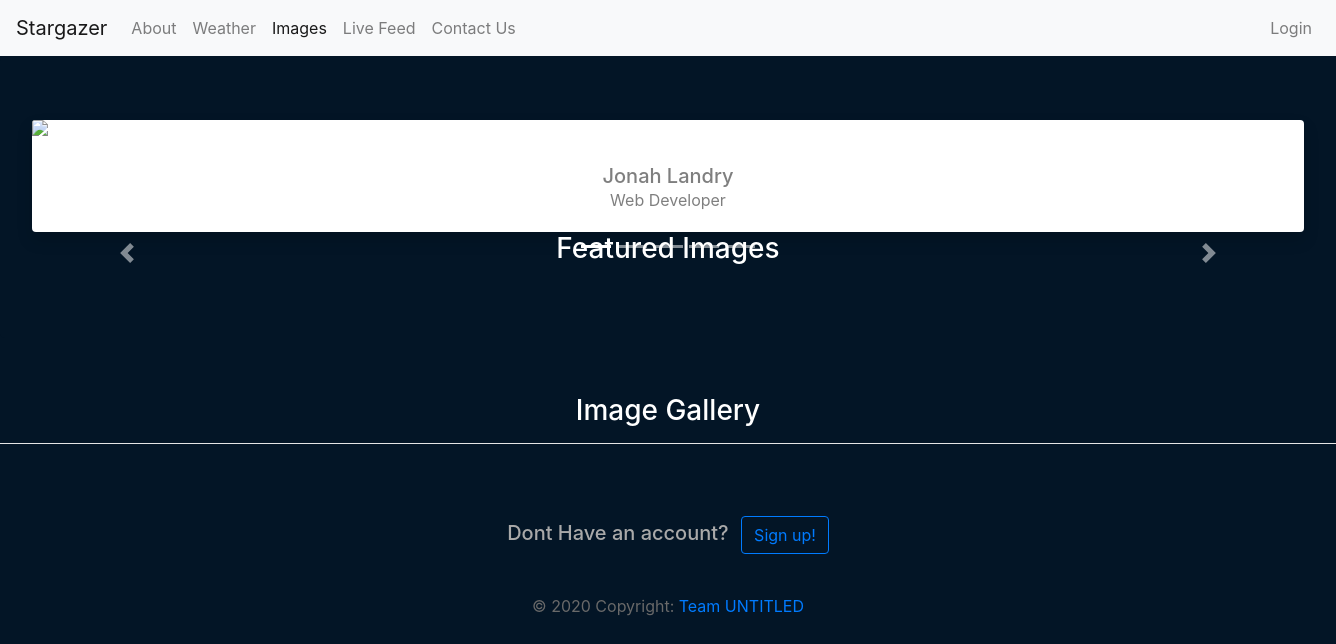
The app's page /images, older data.
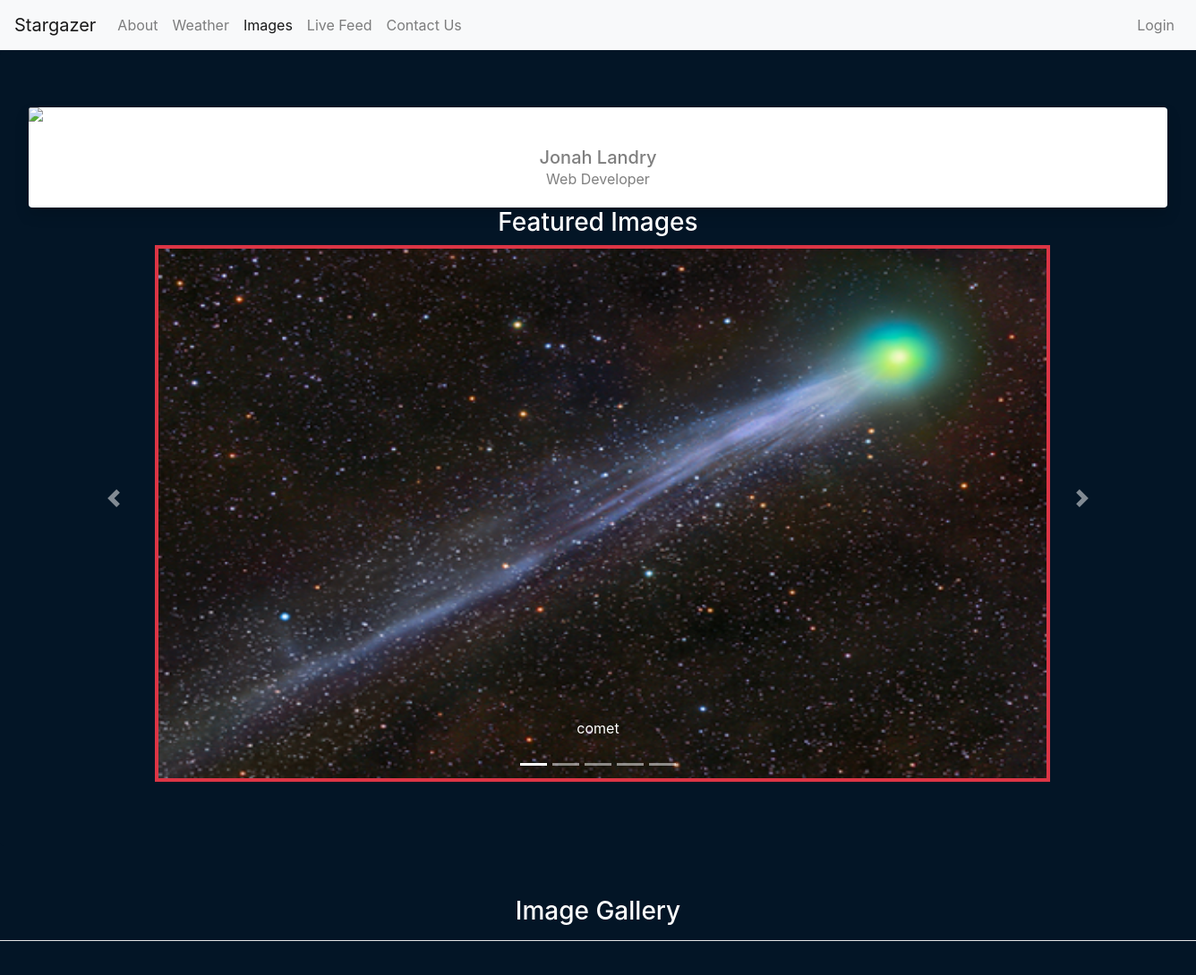
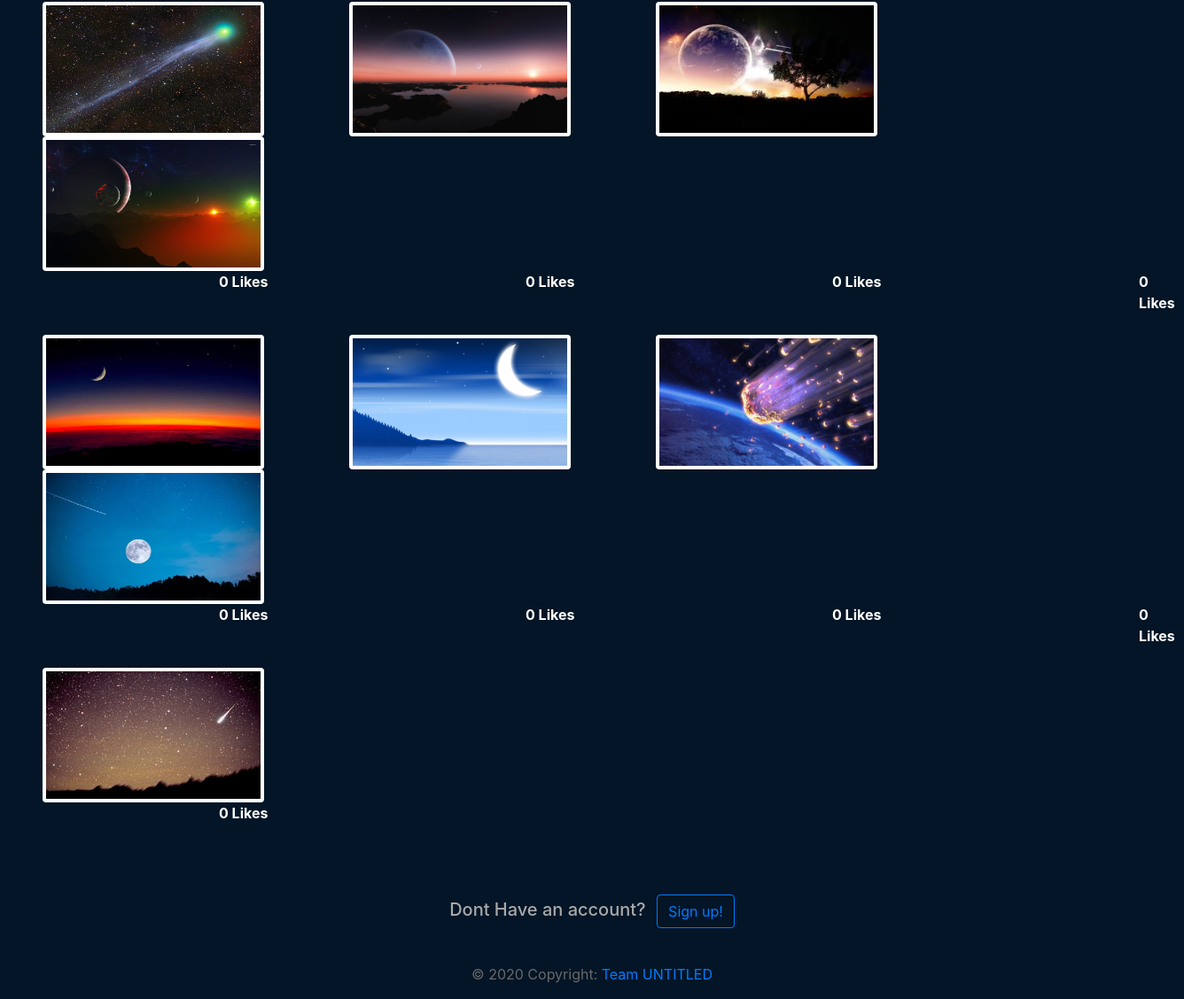
The same page, newer data (2 pictures, top to bottom).
### app/models.py (models this page shows, shortened)
class Image(db.Model):
    id = db.Column(db.Integer, primary_key=True)
    image_name = db.Column(db.String(64), unique=True)
    image_url = db.Column(db.String, unique=True)
    timestamp = db.Column(db.DateTime, default=datetime.utcnow)
    likes = db.relationship('UserImage', back_populates='image', lazy='dynamic')

### app/routes.py (the view)
@app.route("/images")
def images():
    imgs = Image.query.all()
    len_of_imgs = len(imgs)
    return render_template("Stargazer_image_database.html", title='Images', links=links, images=imgs,
                           num_imgs=len_of_imgs)

### app/templates/Stargazer_image_database.html (shortened to what this page needs)
{% extends "parent_template.html" %}
{% block app_content %}
    <div class="card border-0 shadow">
                <img src="https://source.unsplash.com/TMgQMXoglsM/500x350" class="card-img-top" alt="...">
                <div class="card-body text-center">
                  <h5 class="card-title mb-0 text-black-50">Jonah Landry</h5>
                  <div class="card-text text-black-50">Web Developer</div>
                </div>
              </div>
    <div id="demo" class="carousel slide" data-ride="carousel">
        <ul class="carousel-indicators">
            <li data-target="#demo" data-slide-to="0" class="active"></li>
            <li data-target="#demo" data-slide-to="1"></li>
            <li data-target="#demo" data-slide-to="2"></li>
            <li data-target="#demo" data-slide-to="3"></li>
            <li data-target="#demo" data-slide-to="4"></li>
        </ul>
        <div class="carousel-inner">
            <div class="container">
                <h3 class="text-white text-center">Featured Images</h3>
                {% for image in images %}
                    {% if loop.index == 1 %}
                        <div class="carousel-item active">
                    {% else %}
                        <div class="carousel-item">
                    {% endif %}
                <img src="{{ url_for('static', filename=image.image_url) }}" alt="{{ loop.index }}"
                     style="margin-left:60px; width:1000px; height:600px"
                     class="img-fluid shadow-small p-1 mb-2 bg-danger">
                <div class="carousel-caption">
                    <p>{{ image.image_name }}</p>
                </div>
                </div>
                {% endfor %}
                </div>
            </div>
            <a class="carousel-control-prev" data-slide="prev" href="#demo">
                <span class="carousel-control-prev-icon"></span>
            </a>
            <a class="carousel-control-next" data-slide="next" href="#demo">
                <span class="carousel-control-next-icon"></span>
            </a>
        </div>
    </div>
    <br>
    <h3 class="text-white text-center">Image Gallery</h3>
    <hr style="background-color: white">
    <br>
    {% for row in range(0, num_imgs, 4) %}
        <div class="clearfix">
            {% for column in range(4) %}
                {% if (row+column) < num_imgs %}
                    <img src="{{ url_for('static', filename=images[row+column].image_url) }}" alt="Responsive image"
                         class="rounded float-left shadow-small p-1 mx-5 bg-white"
                         style="width:250px; height:152px">
                {% endif %}
            {% endfor %}
        </div>
        {% for column in range(4) %}
            {% if (row+column) < num_imgs %}
                <strong class="text-white" style="position: absolute; left:{{ (99 * column) + (1 + column) * 247 }}px">
                    {{ images[row+column].likes.count() }} Likes
                </strong>
            {% endif %}
        {% endfor %}
        <br>
        <br>
        <br>
    {% endfor %}
{% endblock %}

### app/templates/parent_template.html (shortened to what this page needs)
{% extends 'base_template.html' %}
{% block navbar %}
    <nav class="navbar sticky-top navbar-expand-lg navbar-light bg-light">
        <a class="navbar-brand" href="{{ url_for('home') }}">Stargazer</a>
        <div class="collapse navbar-collapse" id="navbar-collapse-test">
            <div class="navbar-nav mr-auto">
                {% for link in links %}
                    {% if link != 'login' and link != 'logout' and link != 'account' and link != 'profile' %}
                        {% if title == links[link] %}
                            <a class="nav-item nav-link active" href="{{ url_for(link) }}">{{ links[link] }}</a>
                        {% else %}
                            <a class="nav-item nav-link" href="{{ url_for(link) }}">{{ links[link] }}</a>
                        {% endif %}
                    {% endif %}
                {% endfor %}
            </div>
            <div class="navbar-nav">
                {% for link in links %}
                    {% if link == 'login' or link == 'logout' or link == 'account' or link == 'profile' %}
                        {% if (link == 'login' and current_user.is_anonymous) or (link == 'profile' and current_user.is_authenticated) %}
                            {% if link != 'profile' %}
                                <a class="nav-item nav-link" href="{{ url_for(link) }}">{{ links[link] }}</a>
                            {% endif %}
                        {% endif %}
                    {% endif %}
                {% endfor %}
            </div>
        </div>
    </nav>
{% endblock %}
{% block content %}
    <div class="jumbotron text-white" style="background-color: #031526">
        {% block app_content %} {% endblock %}
    <footer class="page-footer font-small unique-color-dark pt-4">
      <div class="container">
        <ul class="list-unstyled list-inline text-center py-2">
          <li class="list-inline-item">
            <h5 class="mb-1" style="color: darkgray">Dont Have an account?</h5>
          </li>
          <li class="list-inline-item">
            <a href="{{ url_for("signup") }}" class="btn btn-outline-primary btn-rounded waves-effect">Sign up!</a>
          </li>
        </ul>
      </div>
      <div class="footer-copyright text-center py-3" style="color: dimgray">© 2020 Copyright:
        <a href="https://mdbootstrap.com/"> Team UNTITLED</a>
      </div>
    </footer>
{% endblock %}

### app/templates/base_template.html (shortened to what this page needs)
<!doctype html>
<html lang="en">
<head>
    <link rel="stylesheet" href="https://stackpath.bootstrapcdn.com/bootstrap/4.2.1/css/bootstrap.min.css"
>
</head>
<body style="background-color: #031526">
{% block navbar %}
{% endblock %}
{% block content %}
{% endblock %}
</body>
</html>

Row changes from the older to the newer data that the page shows:
added Image: image_url (picture), image_name "comet"
added Image: image_url (picture)
added Image: image_url (picture)
added Image: image_url (picture)
added Image: image_url (picture)
added Image: image_url (picture)
added Image: image_url (picture)
added Image: image_url (picture)
added Image: image_url (picture)
Text that changed along with them:
new list line: "0 Likes 0 Likes 0 Likes 0 Likes"
new list line: "0 Likes"
